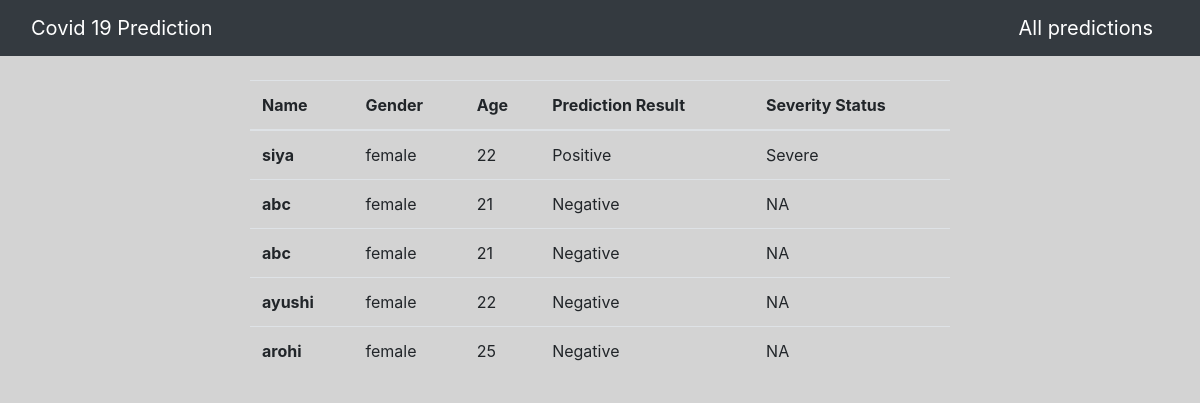
/predictions, run on the app's committed database.
### firstpage/models.py (models this page shows)
class Detail(models.Model):
    name = models.CharField(max_length=30, null=True)
    email = models.EmailField(max_length=30, null=True)
    phone = models.CharField(max_length=10, null=True)
    city = models.CharField(max_length=30, null=True)
    landmark = models.CharField(max_length=30, null=True)
    gender = models.CharField(max_length=30,null=True)
    Age = models.PositiveIntegerField(null=True)
    fever =  models.PositiveIntegerField(choices=DECISION, null=True)
    cough =  models.PositiveIntegerField(choices=DECISION, null=True)
    runny_nose =  models.PositiveIntegerField(choices=DECISION, null=True)
    muscle_soreness =  models.PositiveIntegerField(choices=DECISION, null=True)
    pneumonia =  models.PositiveIntegerField(choices=DECISION, null=True)
    diarrhea =  models.PositiveIntegerField(choices=DECISION, null=True)
    lung_infection =  models.PositiveIntegerField(choices=DECISION, null=True)
    travel_history =  models.PositiveIntegerField(choices=DECISION, null=True)
    isolation_treatment = models.PositiveIntegerField(choices=DECISION, null=True)
    prediction = models.CharField(max_length=30,null=True)
    SeverityIndex = models.CharField(max_length=30,null=True)

### firstpage/views.py (the view)
# urls.py: path("predictions",views.predictions,name='predictions'),
def predictions(request):
    predicted_status = Detail.objects.all()
    context = {
        'predicted_status' : predicted_status
    }
    return render(request,'predictions.html',context)

### template/predictions.html (shortened to what this page needs)
<!DOCTYPE html>
<html lang="en">
<head>
    <link rel="stylesheet" href="https://cdn.jsdelivr.net/npm/bootstrap@4.6.1/dist/css/bootstrap.min.css">
</head>
<body style="background-color:lightgrey;">
  <nav class="navbar nabbar-dark bg-dark">
    <div class="container-fluid">
      <a class="navbar-brand" href="{% url 'HomePage' %}"><font color="white">Covid 19 Prediction</font></a>
      <a class="navbar-brand" href="#"><font color="white">All predictions</font></a>
    </div>
  </nav>
  <div class="container">
    <div class="row mt-4">
     <div class="col-md-8 offset-md-2">
    <div class="container">
        <table class="table">
            <thead>
              <tr>
                <th scope="col">Name</th>
                <th scope="col">Gender</th>
                <th scope="col">Age</th>
                <th scope="col">Prediction Result</th>
                <th scope="col">Severity Status</th>
              </tr>
            </thead>
            <tbody>
                {% for Detail in predicted_status %}
              <tr>
                <th scope="row">{{Detail.name}}</th>
                <td>{{Detail.gender}}</td>
                <td>{{Detail.Age}}</td>
                <td>{{Detail.prediction}}</td>
                <td>{{Detail.SeverityIndex}}</td>
              </tr>
              {% endfor %}
            </tbody>
          </table>
   </div>
    <br>
    </div>
    </div>
    </div>
</body>
</html>

### data on the page
Detail: name "siya", gender "female", Age "22", prediction "Positive", SeverityIndex "Severe"
Detail: name "abc", gender "female", Age "21", prediction "Negative", SeverityIndex "NA"
Detail: name "abc", gender "female", Age "21", prediction "Negative", SeverityIndex "NA"
Detail: name "ayushi", gender "female", Age "22", prediction "Negative", SeverityIndex "NA"
Detail: name "arohi", gender "female", Age "25", prediction "Negative", SeverityIndex "NA"
